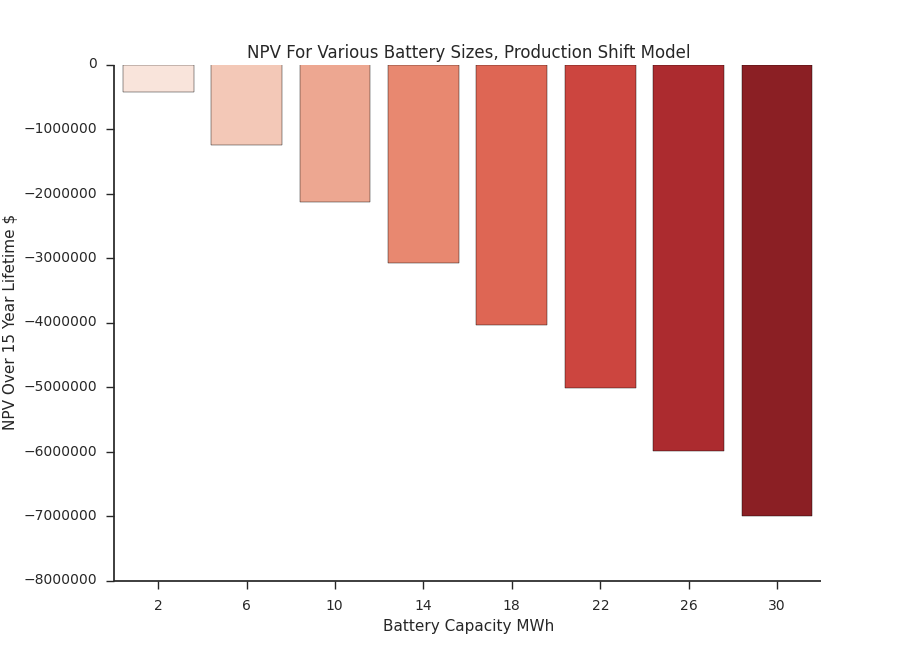

Recreate this plot in Python.
#Testing the NPV of cashflows for the battery storage system
#Results from Model 2 are input here so we don't re-run the model
import matplotlib.pyplot as plt
import pylab as pl
import seaborn as sns
import numpy as np

rev = [2107039.15, 2120588.44, 2132301.06, 2138915.38, 
        2147069.29, 2154022.02, 2161254.77, 2166354.47]

energy = [2,6,10,14,18,22,26,30] #MWhr
power = [1.6, 3.96395, 3.963951, 3.96395, 3.96395, 3.96395, 3.96395, 3.96395]

#constants--
base = 2102090.69 # base-case revenue (no storage)
cost = 250 #$/kWh (http://www.greenbiz.com/article/crunching-economics-teslas-energy-storage-solution)
dr = 0.1 #assumed a discount rate of 10%

#lifetime depends on how we cycle it, assuming once per day, 5000 cycle life
life = 15 #assumes 1 cycle per day every day

npvs = []

for i in range(len(rev)):
    npv = 0 - (cost*energy[i]*1000)
    addcash = rev[i]-base #cash added on top of normal ops

    for j in range(1,life+1):
        npv = npv + (addcash)/((1+dr)**i)
    
    npvs.append(npv)


sns.set_style("ticks")
sns.barplot(energy,npvs,palette="Reds")
sns.despine()
plt.xlabel('Battery Capacity MWh')
plt.ylabel('NPV Over 15 Year Lifetime $')
plt.title('NPV For Various Battery Sizes, Production Shift Model')
sns.plt.show()
